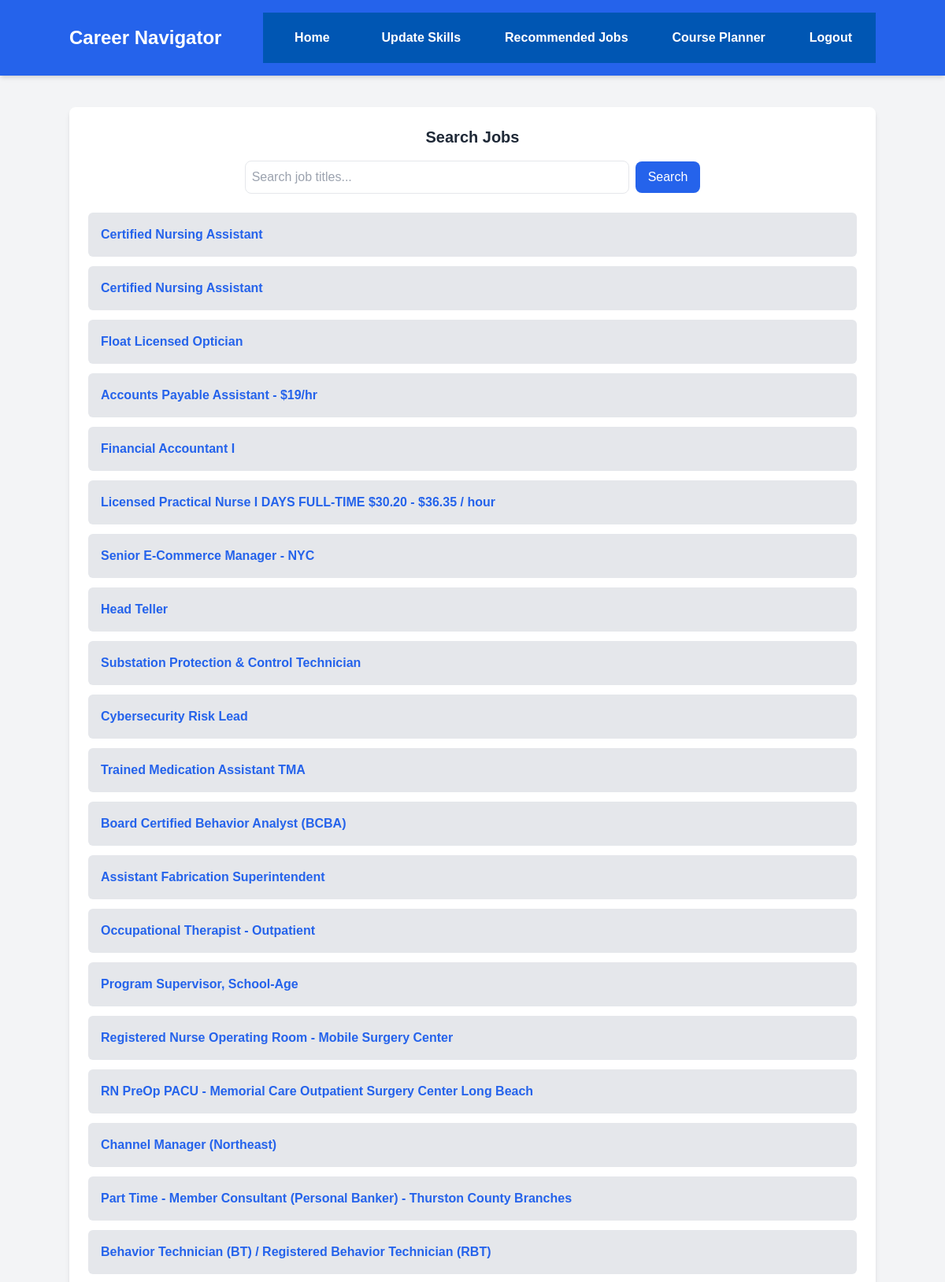
The app's page /jobs/search_jobs.php (signed in, upper part) with its own data.
### tables this page shows
CREATE TABLE `jobs` (
  `id` int(11) NOT NULL,
  `title` varchar(255) NOT NULL,
  `company` varchar(255) NOT NULL,
  `skills_required` text NOT NULL,
  `job_url` varchar(255) NOT NULL
);

### jobs/search_jobs.php (the view, shortened to what this page needs)
<?php
include '../includes/config.php';
$search = isset($_GET['q']) ? strtolower($_GET['q']) : '';
$stmt = $conn->prepare("SELECT * FROM jobs WHERE LOWER(title) LIKE ?");
$searchTerm = "%$search%";
$stmt->bind_param("s", $searchTerm);
$stmt->execute();
$result = $stmt->get_result();
?>
<!DOCTYPE html>
<html lang="en">
<head>
    <script src="https://cdn.tailwindcss.com"></script>
    <link rel="stylesheet" href="assets/css/style.css">
</head>
<body class="bg-gray-100">
<header class="bg-blue-600 text-white p-4 shadow-md">
    <div class="container mx-auto flex justify-between items-center">
        <h1 class="text-2xl font-bold">Career Navigator</h1>
        <nav class="space-x-4">
            <a href="../home.php" class="hover:underline">Home</a>
            <a href="../users/assessment.php" class="hover:underline">Update Skills</a>
            <a href="../jobs/recommend_jobs.php" class="hover:underline">Recommended Jobs</a>
            <a href="../planner.php" class="hover:underline">Course Planner</a>
            <a href="../auth/logout.php" class="hover:underline">Logout</a>
        </nav>
    </div>
</header>
<main class="container mx-auto mt-10 p-6 bg-white shadow-md rounded-lg">
    <h2 class="text-xl font-bold text-gray-800 mb-4 text-center">Search Jobs</h2>
    <form method="GET" class="flex items-center justify-center mb-6">
        <input type="text" name="q" placeholder="Search job titles..."
               value="<?php echo htmlspecialchars($search); ?>"
               class="p-2 border rounded-lg w-1/2 focus:outline-none focus:ring focus:ring-blue-300">
        <button type="submit"
                class="ml-2 px-4 py-2 bg-blue-600 text-white rounded-lg hover:bg-blue-700 transition">
            Search
        </button>
    </form>
    <ul class="space-y-3">
        <?php while ($job = $result->fetch_assoc()): ?>
            <li class="p-4 bg-gray-200 rounded-md hover:bg-gray-300 transition">
                <a href="job_details.php?id=<?php echo $job['id']; ?>" class="text-blue-600 font-semibold">
                    <?php echo htmlspecialchars($job['title']); ?>
                </a>
            </li>
        <?php endwhile; ?>
    </ul>
</main>
</body>
</html>

### css/style.css (style rules this page uses)
body { font-family: Arial, sans-serif; margin: 0; padding: 0; background-color: #f5f5f5; }
header { background-color: #007bff; color: white; text-align: center; padding: 15px; }
nav { display: flex; justify-content: center; background-color: #0056b3; padding: 10px; }
nav a { color: white; text-decoration: none; padding: 10px 20px; margin: 0 10px; font-weight: bold; }

### records on screen
jobs: title "Certified Nursing Assistant"
jobs: title "Certified Nursing Assistant"
jobs: title "Float Licensed Optician"
jobs: title "Accounts Payable Assistant - $19/hr"
jobs: title "Financial Accountant I"
jobs: title "Licensed Practical Nurse I DAYS FULL-TIME $30.20 - $36.35 / hour"
jobs: title "Senior E-Commerce Manager - NYC"
jobs: title "Head Teller"
jobs: title "Substation Protection & Control Technician"
jobs: title "Cybersecurity Risk Lead"
jobs: title "Trained Medication Assistant TMA"
jobs: title "Board Certified Behavior Analyst (BCBA)"
jobs: title "Assistant Fabrication Superintendent"
jobs: title "Occupational Therapist - Outpatient"
jobs: title "Program Supervisor, School-Age"
jobs: title "Registered Nurse Operating Room - Mobile Surgery Center"
jobs: title "RN PreOp PACU - Memorial Care Outpatient Surgery Center Long Beach"
jobs: title "Channel Manager (Northeast)"
jobs: title "Part Time - Member Consultant (Personal Banker) - Thurston County Branches"
jobs: title "Behavior Technician (BT) / Registered Behavior Technician (RBT)"
